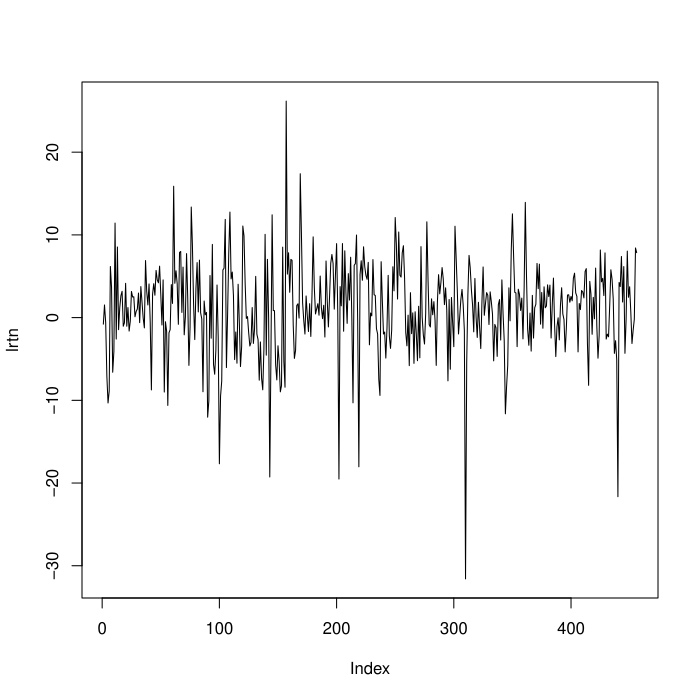

The R source for this figure:
#
# Copyright (c) 2015 by Yuchao Zhao, Xiaoye Meng.
#
# This program is free software: you can redistribute it and/or modify
# it under the terms of the GNU General Public License as published by
# the Free Software Foundation, either version 3 of the License, or
# (at your option) any later version.
#
# This program is distributed in the hope that it will be useful,
# but WITHOUT ANY WARRANTY; without even the implied warranty of
# MERCHANTABILITY or FITNESS FOR A PARTICULAR PURPOSE.  See the
# GNU General Public License for more details.
#
# You should have received a copy of the GNU General Public License
# along with this program.  If not, see <http://www.gnu.org/licenses/>.
#

da = read.table("data/m-ew6299.txt", header = F)
lrtn = da[, 1]
plot(lrtn, type = 'l', ylab = 'lrtn')
t.test(lrtn)
par(mfrow = c(2, 1))
acf(lrtn)
pacf(lrtn)
m1 = arima(lrtn, order = c(1, 0, 0))
m1
Box.test(m1$residuals, lag = 12, type = 'Ljung')
m2 = arima(lrtn, order = c(0, 0, 1))
m2
Box.test(m2$residuals, lag = 12, type = 'Ljung')
predict(m1, 2)
predict(m2, 2)
